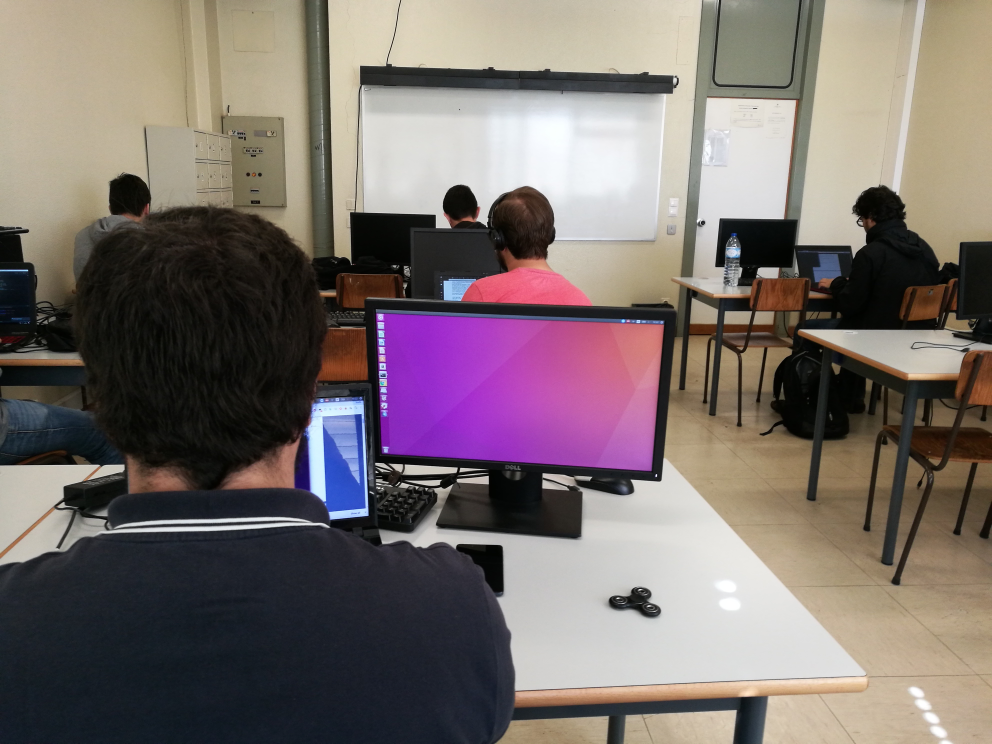
#> input picture 1.2/LI/guide7/sala-original.JPG, 3968 x 2976 px (shown at 1/4 size)
$ python alter_image.py
#> lines starting #> are read from the running program, lines starting #| are printed output that depends on the picture
from PIL import Image
from PIL import ExifTags
import sys

def main(fname):
#> called with fname = 'sala-original.JPG'
    im = Image.open(fname)
#> im is the input picture: PIL image 3968x2976 RGB; mean R, G, B 121.7, 110.5, 108.3
    width, height = im.size
#> width = 3968; height = 2976
    for s in [0.2, 8]:
        dimension = ( int(width*s), int(height*s) )
        new_im = im.resize( dimension, Image.NEAREST)
        new_im.save(fname+"-%.2f.jpg" % s)
#> this loop made 2 passes
#> pass 1, in main, `new_im = im.resize( dimension, Image.NEAREST)`:
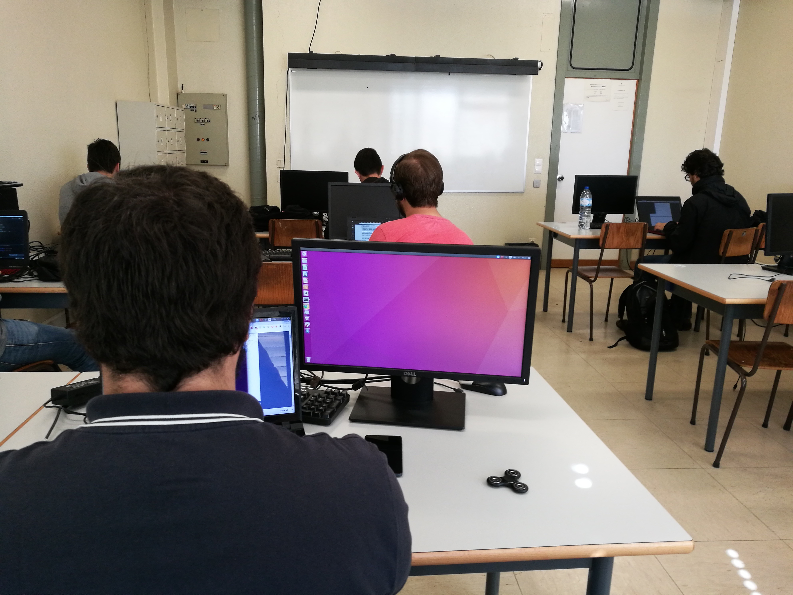
#> new_im: PIL image 793x595 RGB; mean R, G, B 121.7, 110.5, 108.3

#> (the run stopped early here; a loop or call above may not have finished)
